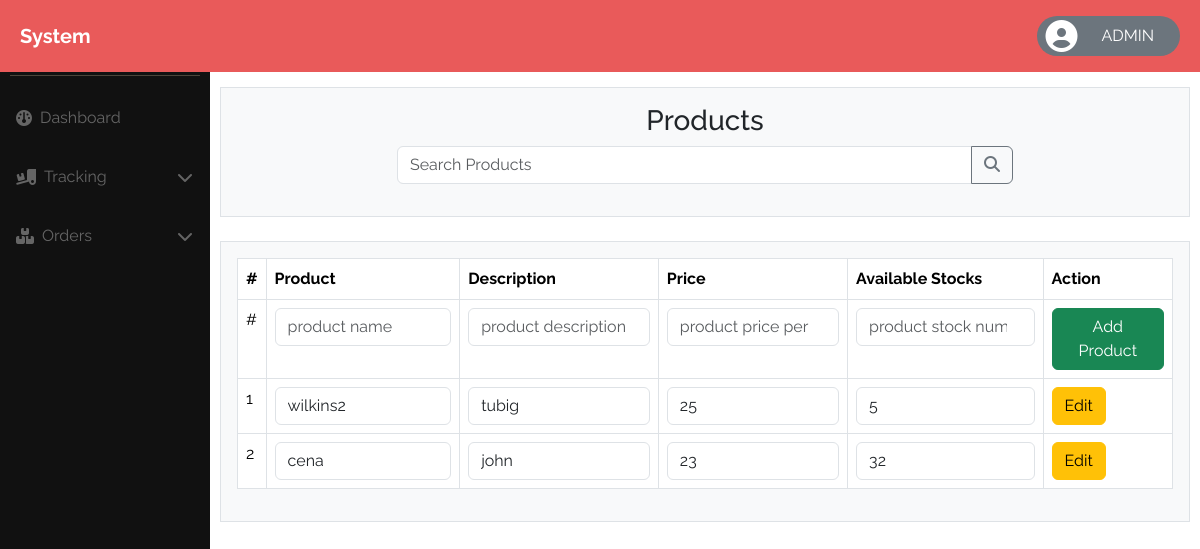
/products.php, run on the app's committed database.
### tables this page shows
CREATE TABLE `product` (
  `product_id` int(11) NOT NULL,
  `name` varchar(50) NOT NULL,
  `description` varchar(50) NOT NULL,
  `price` int(200) NOT NULL,
  `quantity_in_stock` int(50) NOT NULL
);

### products.php (the view, shortened to what this page needs)
<?php
include "template/header.php";
include "page-includes/sidebar.php";
include "page-includes/navbar.php";
$sql_FetchProducts = "SELECT * FROM product";
$result = mysqli_query($conn, $sql_FetchProducts);
?>
<div class="main">
    <div class="container-fluid bg-light p-3 border">
        <h3 class="text-center">Products</h3>
        <div class="row d-flex justify-content-center">
            <div class="col-lg-8 col-sm-12 col-md-10">
                <form method="GET" action="">
                    <div class="input-group mb-3">
                        <input type="text" class="form-control" name="search" placeholder="Search Products" aria-label="Search Products" aria-describedby="button-product-search">
                        <button class="btn btn-outline-secondary" type="submit" id="button-product-search" name="submit"><i class="fa-solid fa-magnifying-glass"></i></button>
                    </div>
                </form>
            </div>
        </div>
    </div>
    <br>
    <div class="container-fluid bg-light p-3 border">
        <div class="table-responsive">
            <table class="table table-bordered">
                <thead>
                    <tr>
                        <th>#</th>
                        <th>Product</th>
                        <th>Description</th>
                        <th>Price</th>
                        <th>Available Stocks</th>
                        <th colspan="">Action</th>
                    </tr>
                </thead>
                <tbody>
                    <form action="config/add_product.php" method="post">
                        <tr>
                            <td>#</td>
                            <td><input type="text" name="product_name" placeholder="product name" class="form-control"></td>
                            <td><input type="text" name="product_desc" placeholder="product description" class="form-control"></td>
                            <td><input type="number" name="product_price" placeholder="product price per qty" class="form-control"></td>
                            <td><input type="number" name="product_stocks" placeholder="product stock number" class="form-control"></td>
                            <td colspan=""><button class="btn btn-success" name="add_product">Add Product</button></td>
                        </tr>
                    </form>
                    <?php
                    $RowCount = 0;
                    if (mysqli_num_rows($result) > 0) {
                        while ($row = mysqli_fetch_assoc($result)) {
                    ?>
                            <form action="config/edit_product.php" method="post">
                                <tr>
                                    <td><?= ++$RowCount ?></td>
                                    <td><input type="text" name="product_name" value="<?= $row['name'] ?>" class="form-control"></td>
                                    <td><input type="text" name="product_desc" value="<?= $row['description'] ?>" class="form-control"></td>
                                    <td><input type="text" name="product_price" value="<?= $row['price'] ?>" class="form-control"></td>
                                    <td><input type="text" name="product_stocks" value="<?= $row['quantity_in_stock'] ?>" class="form-control"></td>
                                    <td><button class="btn btn-warning" name="btn_edit_p" value="<?= $row['product_id'] ?>" type="submit">Edit</button><input type="hidden" name="hiddenProductID" value="<?= $row['product_id'] ?>"></td>
                                </tr>
                            </form>
                    <?php }
                    } else {
                        echo "<tr><td colspan='5' class='text-center'>No product found.</td></tr>";
                    } ?>
                </tbody>
            </table>
        </div>
    </div>
</div>
<?php
include "template/footer.php";
?>

### assets/css/style.css (style rules this page uses)
body { font-family: "Raleway", sans-serif; }
.main { margin: 15px 10px 10px 220px !important; }

### data on the page
product: product_name "wilkins2", product_desc "tubig", product_price "25", product_stocks "5"
product: product_name "cena", product_desc "john", product_price "23", product_stocks "32"
